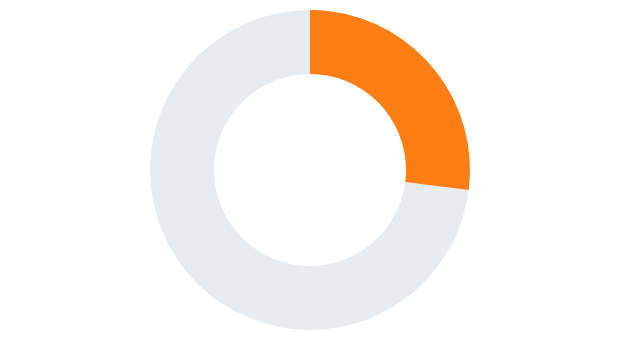

The Vega-Lite source for this figure:
### Vega-Lite specification from a JSON file in a GitHub repository (floating-point values rounded to 4 significant figures)
{"$schema": "https://vega.github.io/schema/vega-lite/v6.json", "width": "container", "height": 160, "data": {"values": [{"status": "Retained", "value": 73}, {"status": "Remaining", "value": 27}]}, "mark": {"type": "arc", "innerRadius": 48}, "encoding": {"theta": {"field": "value", "type": "quantitative"}, "color": {"field": "status", "type": "nominal", "scale": {"range": ["#fd7e14", "#e9ecef"]}, "legend": null}, "tooltip": [{"field": "status", "type": "nominal"}, {"field": "value", "type": "quantitative", "title": "Retention %"}]}}
